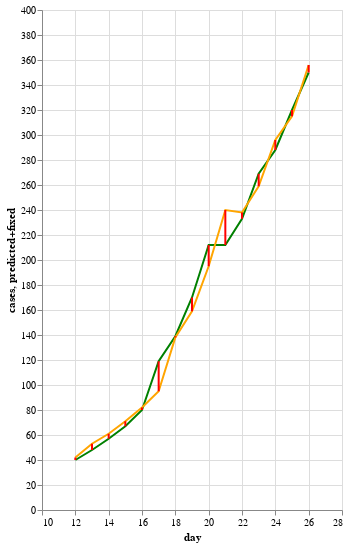

Here is the notebook cell this chart was saved with:
### Code cell
alt.Chart(paired).mark_line(color='green').encode(
    x='day',
    y='cases'
) + alt.Chart(paired).mark_line(color='orange').encode(
    x='day',
    y='predicted+fixed'
) + alt.Chart(paired).mark_bar(color='red', width=2).encode(
    x='day',
    y='cases',
    y2='predicted+fixed'
).properties(width=300, height=500)

### Figure 1 — Vega-Lite specification as saved in the notebook (floating-point values rounded to 4 significant figures)
{"config": {"view": {"continuousWidth": 400, "continuousHeight": 300}}, "layer": [{"mark": {"type": "line", "color": "green"}, "encoding": {"x": {"type": "quantitative", "field": "day"}, "y": {"type": "quantitative", "field": "cases"}}}, {"mark": {"type": "line", "color": "orange"}, "encoding": {"x": {"type": "quantitative", "field": "day"}, "y": {"type": "quantitative", "field": "predicted+fixed"}}}, {"mark": {"type": "bar", "color": "red", "width": 2}, "encoding": {"x": {"type": "quantitative", "field": "day"}, "y": {"type": "quantitative", "field": "cases"}, "y2": {"field": "predicted+fixed"}}, "height": 500, "width": 300}], "data": {"name": "data-109b5988b9caf22d01db07b5f8c65c34"}, "$schema": "https://vega.github.io/schema/vega-lite/v4.0.2.json", "datasets": {"data-109b5988b9caf22d01db07b5f8c65c34": [{"day": 12, "cases": 40, "factor": 518, "new": 518, "percent": 0.07722, "predicted": 39, "errors": 1, "fix": 3, "predicted+fixed": 42}, {"day": 13, "cases": 48, "factor": 625, "new": 107, "percent": 0.0768, "predicted": 44, "errors": 4, "fix": 9, "predicted+fixed": 53}, {"day": 14, "cases": 57, "factor": 738, "new": 113, "percent": 0.07724, "predicted": 53, "errors": 4, "fix": 8, "predicted+fixed": 61}, {"day": 15, "cases": 67, "factor": 893, "new": 155, "percent": 0.07503, "predicted": 63, "errors": 4, "fix": 8, "predicted+fixed": 71}, {"day": 16, "cases": 80, "factor": 1039, "new": 146, "percent": 0.077, "predicted": 74, "errors": 6, "fix": 8, "predicted+fixed": 82}, {"day": 17, "cases": 119, "factor": 1368, "new": 329, "percent": 0.08699, "predicted": 89, "errors": 30, "fix": 6, "predicted+fixed": 95}, {"day": 18, "cases": 139, "factor": 1665, "new": 297, "percent": 0.08348, "predicted": 132, "errors": 7, "fix": 6, "predicted+fixed": 138}, {"day": 19, "cases": 170, "factor": 2007, "new": 342, "percent": 0.0847, "predicted": 154, "errors": 16, "fix": 5, "predicted+fixed": 159}, {"day": 20, "cases": 212, "factor": 2322, "new": 315, "percent": 0.0913, "predicted": 189, "errors": 23, "fix": 6, "predicted+fixed": 195}, {"day": 21, "cases": 212, "factor": 2766, "new": 444, "percent": 0.07664, "predicted": 236, "errors": -24, "fix": 4, "predicted+fixed": 240}, {"day": 22, "cases": 233, "factor": 3342, "new": 576, "percent": 0.06972, "predicted": 236, "errors": -3, "fix": 2, "predicted+fixed": 238}, {"day": 23, "cases": 269, "factor": 4145, "new": 803, "percent": 0.0649, "predicted": 259, "errors": 10, "fix": 0, "predicted+fixed": 259}, {"day": 24, "cases": 288, "factor": 5202, "new": 1057, "percent": 0.05536, "predicted": 299, "errors": -11, "fix": -3, "predicted+fixed": 296}, {"day": 25, "cases": 320, "factor": 6403, "new": 1201, "percent": 0.04998, "predicted": 320, "errors": 0, "fix": -5, "predicted+fixed": 315}, {"day": 26, "cases": 350, "factor": 7167, "new": 764, "percent": 0.04883, "predicted": 356, "errors": -6, "fix": 0, "predicted+fixed": 356}]}}
